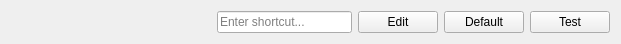
<?xml version="1.0" encoding="UTF-8"?>
<ui version="4.0">
 <class>GUI_ShortcutEntry</class>
 <widget class="QWidget" name="GUI_ShortcutEntry">
  <property name="geometry">
   <rect>
    <x>0</x>
    <y>0</y>
    <width>621</width>
    <height>42</height>
   </rect>
  </property>
  <property name="windowTitle">
   <string>Form</string>
  </property>
  <layout class="QHBoxLayout" name="horizontalLayout">
   <item>
    <widget class="QLabel" name="lab_description">
     <property name="minimumSize">
      <size>
       <width>200</width>
       <height>0</height>
      </size>
     </property>
     <property name="text">
      <string/>
     </property>
    </widget>
   </item>
   <item>
    <widget class="ShortcutLineEdit" name="le_entry">
     <property name="sizePolicy">
      <sizepolicy hsizetype="MinimumExpanding" vsizetype="Fixed">
       <horstretch>0</horstretch>
       <verstretch>0</verstretch>
      </sizepolicy>
     </property>
     <property name="placeholderText">
      <string>Enter shortcut...</string>
     </property>
     <property name="clearButtonEnabled">
      <bool>true</bool>
     </property>
    </widget>
   </item>
   <item>
    <widget class="QPushButton" name="btn_edit">
     <property name="text">
      <string>Edit</string>
     </property>
    </widget>
   </item>
   <item>
    <widget class="QPushButton" name="btn_default">
     <property name="text">
      <string>Default</string>
     </property>
    </widget>
   </item>
   <item>
    <widget class="QPushButton" name="btn_test">
     <property name="text">
      <string>Test</string>
     </property>
    </widget>
   </item>
  </layout>
 </widget>
 <customwidgets>
  <customwidget>
   <class>ShortcutLineEdit</class>
   <extends>QLineEdit</extends>
   <header>GUI/Shortcuts/ShortcutLineEdit.h</header>
  </customwidget>
 </customwidgets>
 <resources/>
 <connections/>
</ui>
